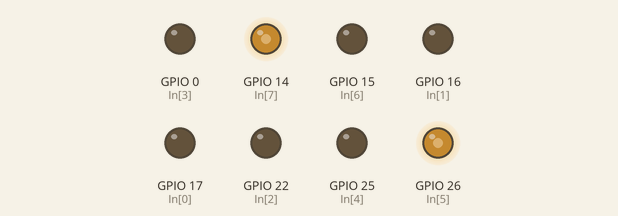
The sketch below on a simulated ESP32. On the bench: output pins drawn as LEDs (lit = HIGH). Nothing arrives over Bluetooth unless stated; what the sketch prints to the serial monitor is not drawn.

Above: at 0.1 s.
Timing chart, 0 to 1.6 s (numbered marks = the images above):
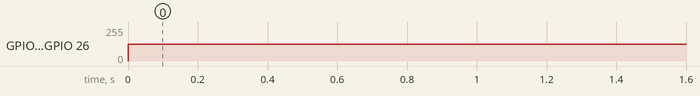

The sketch:

SuiroboPWM_PS4.ino
```cpp
//ライブラリのインクルード
#include "cmath"
#include <PS4Controller.h>
//ピンの定義
int In[8] = {17 ,16 ,22 ,0 ,25 ,26 ,15 ,14 };
//速度の定義
int speedH = 255;
int speedM = 160;
int speedS = 0;
int speedL = 100;
//初期設定
void setup()
{
  Serial.begin(115200);//シリアル通信
  PS4.begin("80:f3:da:41:53:de");//コントローラーのMACアドレスを指定
  Serial.println("Ready.");
  //PWMの設定
  for (int i = 0; i < 8; i++)
  {
    ledcSetup(i, 12800, 8);
    ledcAttachPin(In[i], i);
  }
}

void loop()
{
  Serial.println("MD1");
  MD1(PS4.LStickX(),PS4.RStickX());//MD1の制御
  MD2(PS4.L2(),PS4.R2()); //MD2の制御
  Serial.printf("Battery Level : %d\n", PS4.Battery());
  Serial.printf("Left Stick x at %d\n", PS4.LStickX());
  Serial.printf("Right Stick x at %d\n", PS4.RStickX());
  delay(50);
}
//1モーター制御関数
void MD1(int left,int right)
{
    if(left > 20)
    {
      ledcWrite(0, left);
      ledcWrite(1, 0);
    }
    else if(left < 20)
    {
      ledcWrite(0, 0);
      ledcWrite(1, abs(left));
    }
    else
    {
      ledcWrite(0, 0);
      ledcWrite(1, 0);
    }
    if(right > 20)
    {
      ledcWrite(2, right);
      ledcWrite(3, 0);
    }
    else if(right < 20)
    {
      ledcWrite(2, 0);
      ledcWrite(3, abs(right));
    }
    else
    {
      ledcWrite(2, 0);
      ledcWrite(3, 0);
    }
}
//2モーター制御関数
void MD2(int left,int right)
{
    if(left > 20)
    {
      ledcWrite(4, left + 127);
      ledcWrite(5, 0);
    }
    else if(left < 20)
    {
      ledcWrite(4, 0);
      ledcWrite(5, abs(left) + 127);
    }
    else
    {
      ledcWrite(4, 0);
      ledcWrite(5, 0);
    }
    if(right > 20)
    {
      ledcWrite(6, right + 127);
      ledcWrite(7, 0);
    }
    else if(right < 20)
    {
      ledcWrite(6, 0);
      ledcWrite(7, abs(right) + 127);
    }
    else
    {
      ledcWrite(6, 0);
      ledcWrite(7, 0);
    }
}
```

Measured:
- by itself, GPIO 14 (In[7]), GPIO 26 (In[5]): 0/255 → 127/255 at 0.00 s
